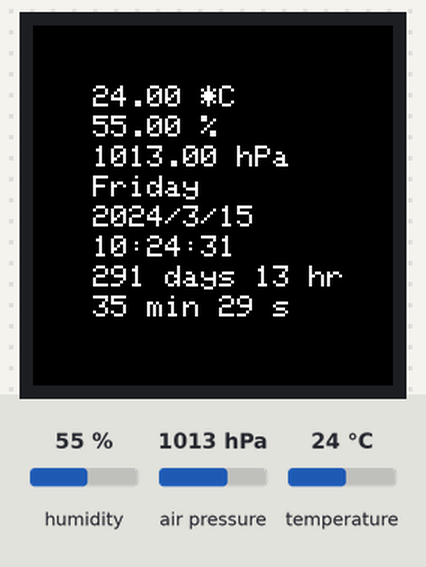
A program run on a simulated Raspberry Pi Pico. Shown: 240×240 colour display. The test bench sets the inputs (shaded band); at power-on: humidity 55 %, air pressure 1013 hPa, temperature 24 °C. The local clock reads 2024-03-15 10:24:30 at power-on unless the program sets it; what the program prints to the serial monitor is not drawn.

Above: at 1.4 s.
1.5 s: humidity set to 22 %
At 2.6 s:
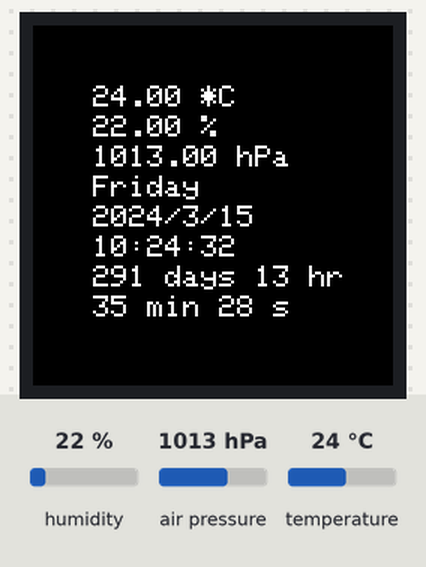
4.8 s: air pressure set to 952 hPa
At 6.2 s:
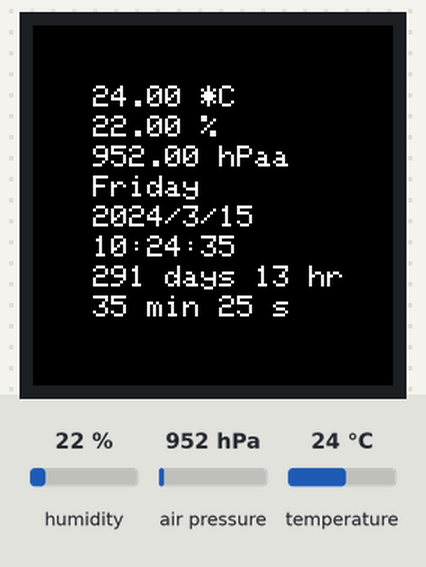
7.9 s: temperature set to 12 °C
At 9.3 s:
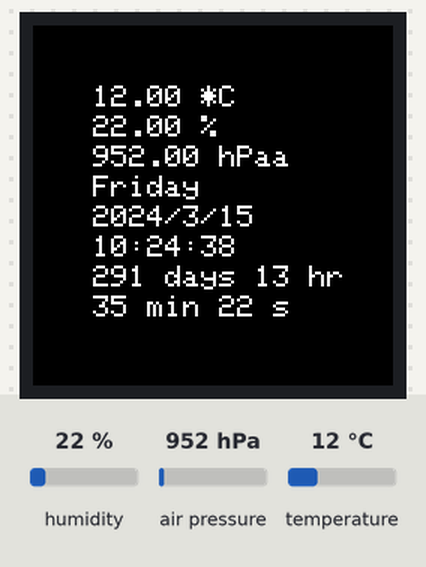
11.0 s: humidity set to 40 %
At 12.3 s:
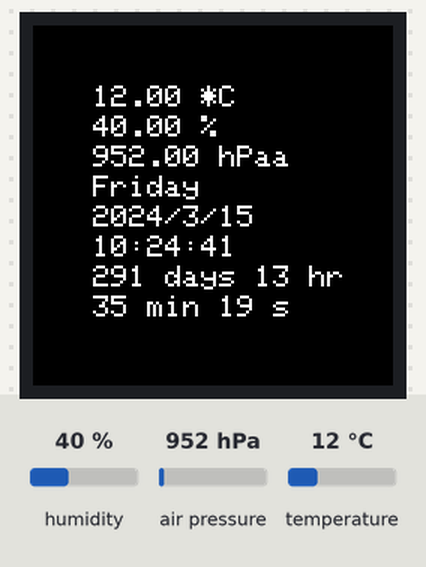
14.1 s: air pressure set to 975 hPa
At 15.1 s:
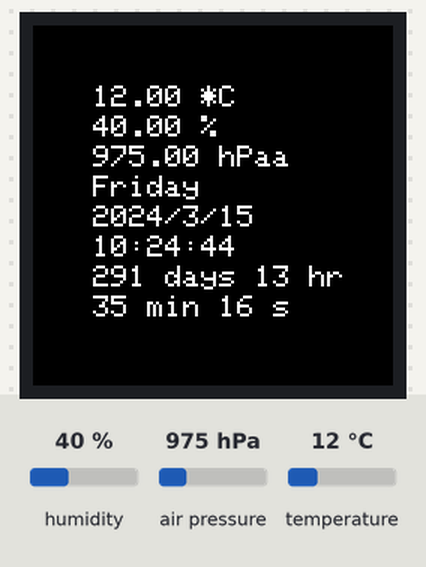
Timing chart, 0 to 17.1 s (numbered marks = the images above; inputs shaded):
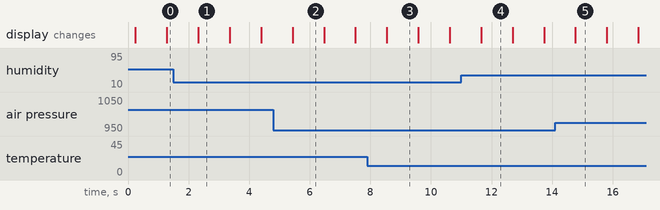

The program:

main.cpp
```cpp
#include <Wire.h>
#include <SPI.h>

// TFT display
#include "Adafruit_GFX.h"
#include "Adafruit_GC9A01A.h"

// BME280
#include <Adafruit_BME280.h>

// Date and time functions using a DS3231 RTC connected via I2C and Wire lib
#include "RTClib.h"

// TFT display
#define TFT_SPI_SCK 6
#define TFT_SPI_SDA 7 // TX

#define TFT_DC 9 // A0
#define TFT_CS 10
#define TFT_RST 11
// Hardware SPI on Feather or other boards
//Adafruit_GC9A01A(int8_t _CS, int8_t _DC, int8_t _MOSI, int8_t _SCLK,
                   //int8_t _RST = -1, int8_t _MISO = -1);
Adafruit_GC9A01A tft(TFT_CS, TFT_DC, TFT_SPI_SDA, TFT_SPI_SCK, TFT_RST);

// BME280
Adafruit_BME280 bme; // use I2C interface
Adafruit_Sensor *bme_temp;
Adafruit_Sensor *bme_pressure;
Adafruit_Sensor *bme_humidity;

// DS3231
RTC_DS3231 rtc;

DateTime NewYearDate(2025, 1, 1, 0, 0, 0);

char daysOfTheWeek[7][12] = {"Sunday", "Monday", "Tuesday", "Wednesday", "Thursday", "Friday", "Saturday"};

void setup() {
  Serial.begin(9600);
  Serial.println("RPI pico watches!");

  // ----------
  // TFT
  // ----------
  tft.begin();
  tft.fillScreen(GC9A01A_BLACK);
  // ----------

  // ----------
  // BME
  // ----------
  if (!bme.begin(0x76)) {
    Serial.println(F("Could not find a valid BME280 sensor, check wiring!"));
    while (1){
      delay(1000);
      Serial.println(F("Could not find a valid BME280 sensor, check wiring!"));
    }
  }

  bme_temp = bme.getTemperatureSensor();
  bme_pressure = bme.getPressureSensor();
  bme_humidity = bme.getHumiditySensor();

  bme_temp->printSensorDetails();
  bme_pressure->printSensorDetails();
  bme_humidity->printSensorDetails();

  // ----------

  // ----------
  // RTC
  // ----------
  if (! rtc.begin()) {
    Serial.println("Couldn't find RTC");
    Serial.flush();
    while (1) delay(10);
  }

  if (rtc.lostPower()) {
    Serial.println("RTC lost power, let's set the time!");
    // When time needs to be set on a new device, or after a power loss, the
    // following line sets the RTC to the date & time this sketch was compiled
    rtc.adjust(DateTime(F(__DATE__), F(__TIME__)));
    // This line sets the RTC with an explicit date & time, for example to set
    // January 21, 2014 at 3am you would call:
    // rtc.adjust(DateTime(2014, 1, 21, 3, 0, 0));
  }

  // When time needs to be re-set on a previously configured device, the
  // following line sets the RTC to the date & time this sketch was compiled
  // rtc.adjust(DateTime(F(__DATE__), F(__TIME__)));
  // This line sets the RTC with an explicit date & time, for example to set
  // January 21, 2014 at 3am you would call:
  // rtc.adjust(DateTime(2014, 1, 21, 3, 0, 0));

  // ----------
}

void loop(void) {
  DateTime now = rtc.now();
  TimeSpan tillNY = NewYearDate - now;

  sensors_event_t temp_event, pressure_event, humidity_event;
  bme_temp->getEvent(&temp_event);
  bme_pressure->getEvent(&pressure_event);
  bme_humidity->getEvent(&humidity_event);

  String temperature_s = String(temp_event.temperature) + " *C";
  String humidity_s = String(humidity_event.relative_humidity) + " %";
  String pressure_s = String(pressure_event.pressure) + " hPa";

  String day_of_week_s = daysOfTheWeek[now.dayOfTheWeek()];
  String date_s = String(now.year()) + "/" + String(now.month()) + "/" + String(now.day());
  String time_s = String(now.hour()) + ":" + String(now.minute()) + ":" + String(now.second());

  String tillNY_1_s = String(tillNY.days()) + " days " + String(tillNY.hours()) + " hr ";
  String tillNY_2_s = String(tillNY.minutes()) + " min " + String(tillNY.seconds()) + " s ";

  //---------------
  // Debug printouts
  //---------------
  Serial.println(temperature_s);
  Serial.println(humidity_s);
  Serial.println(pressure_s);
  Serial.println(day_of_week_s);
  Serial.println(date_s);
  Serial.println(time_s);
  //---------------

  tft.setTextColor(GC9A01A_WHITE, GC9A01A_BLACK);
  tft.setTextSize(2);

  tft.setCursor(40, 40);
  tft.println(temperature_s);
  tft.setCursor(40, 60);
  tft.println(humidity_s);
  tft.setCursor(40, 80);
  tft.println(pressure_s);

  tft.setCursor(40, 100);
  tft.println(day_of_week_s);
  tft.setCursor(40, 120);
  tft.println(date_s);
  tft.setCursor(40, 140);
  tft.println(time_s);

  tft.setCursor(40, 160);
  tft.println(tillNY_1_s);
  tft.setCursor(40, 180);
  tft.println(tillNY_2_s);

  delay(1000);
}
```

Measured:
- what the display in image 1 shows lasts 1.1 s, from 2.3 s to 3.4 s
